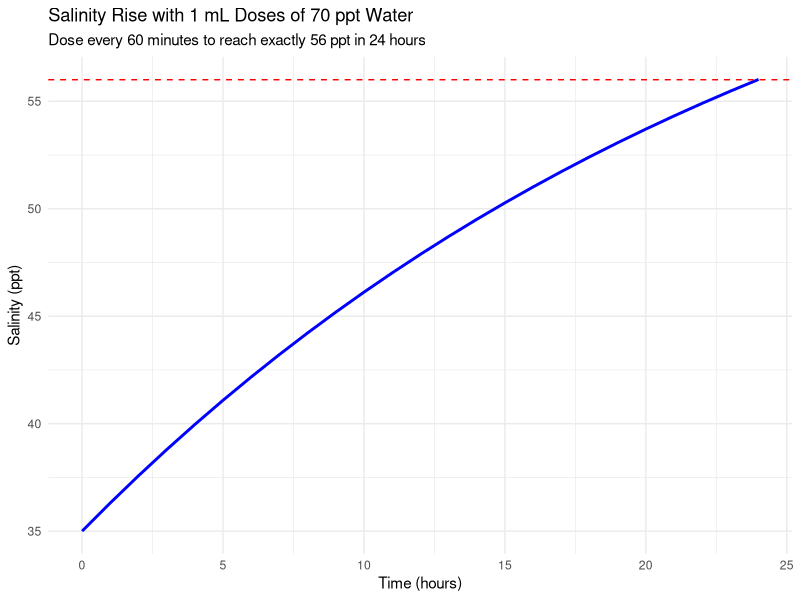

R code for this plot:
## ---- chunk 1
knitr::opts_chunk$set(echo = TRUE)
## ---- chunk 2
# Parameters
S0 <- 35        # Initial salinity
S_target <- 56  # Target salinity
S_added <- 70   # Added water salinity
V <- 80         # Tank volume
dose_volume <- 3  # Constant dose volume (mL)
duration_hours <- 24

# Solve for number of doses (n)
r <- 1 - dose_volume / V
n <- log((S_target - S_added) / (S0 - S_added)) / log(r)
n <- ceiling(n)  # Round up to nearest whole dose

# Calculate dose interval
interval_minutes <- (duration_hours * 60) / n
cat("⏱️ Dose 1 mL every", round(interval_minutes, 2), "minutes to reach 56 ppt in 24 hours.\n")
cat("🔁 Total doses:", n, "\n")

# Simulate salinity change
salinity <- numeric(n + 1)
salinity[1] <- S0
time_hours <- seq(0, duration_hours, length.out = n + 1)

for (i in 1:n) {
  salinity[i + 1] <- ((V - dose_volume) * salinity[i] + dose_volume * S_added) / V
}

# Plot
library(ggplot2)
df <- data.frame(Time = time_hours, Salinity = salinity)

ggplot(df, aes(x = Time, y = Salinity)) +
  geom_line(color = "blue", size = 1) +
  geom_hline(yintercept = S_target, linetype = "dashed", color = "red") +
  labs(
    title = "Salinity Rise with 1 mL Doses of 70 ppt Water",
    subtitle = paste("Dose every", round(interval_minutes, 2), "minutes to reach exactly 56 ppt in 24 hours"),
    x = "Time (hours)",
    y = "Salinity (ppt)"
  ) +
  theme_minimal()
